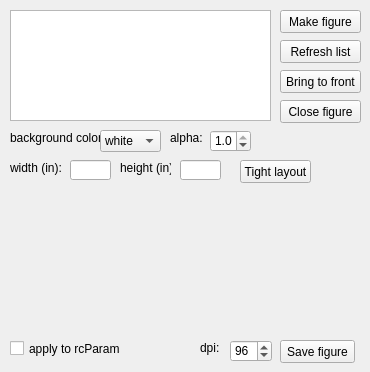
    <widget class="QWidget" name="figurestab">
     <attribute name="title">
      <string>Figures</string>
     </attribute>
     <widget class="QListWidget" name="listWidget_figures">
      <property name="geometry">
       <rect>
        <x>10</x>
        <y>10</y>
        <width>261</width>
        <height>111</height>
       </rect>
      </property>
      <property name="dragDropMode">
       <enum>QAbstractItemView::InternalMove</enum>
      </property>
     </widget>
     <widget class="QLabel" name="label_30">
      <property name="geometry">
       <rect>
        <x>10</x>
        <y>130</y>
        <width>91</width>
        <height>16</height>
       </rect>
      </property>
      <property name="text">
       <string>background color:</string>
      </property>
     </widget>
     <widget class="QPushButton" name="pushButton_makefigure">
      <property name="geometry">
       <rect>
        <x>280</x>
        <y>10</y>
        <width>81</width>
        <height>23</height>
       </rect>
      </property>
      <property name="text">
       <string>Make figure</string>
      </property>
     </widget>
     <widget class="QLineEdit" name="lineEdit_figheight">
      <property name="geometry">
       <rect>
        <x>180</x>
        <y>160</y>
        <width>41</width>
        <height>20</height>
       </rect>
      </property>
     </widget>
     <widget class="QComboBox" name="comboBox_figurefacecolor">
      <property name="geometry">
       <rect>
        <x>100</x>
        <y>130</y>
        <width>61</width>
        <height>22</height>
       </rect>
      </property>
      <property name="currentIndex">
       <number>0</number>
      </property>
      <item>
       <property name="text">
        <string>white</string>
       </property>
      </item>
      <item>
       <property name="text">
        <string>silver</string>
       </property>
      </item>
      <item>
       <property name="text">
        <string>grey</string>
       </property>
      </item>
      <item>
       <property name="text">
        <string>black</string>
       </property>
      </item>
      <item>
       <property name="text">
        <string>red</string>
       </property>
      </item>
      <item>
       <property name="text">
        <string>maroon</string>
       </property>
      </item>
      <item>
       <property name="text">
        <string>orange</string>
       </property>
      </item>
      <item>
       <property name="text">
        <string>yellow</string>
       </property>
      </item>
      <item>
       <property name="text">
        <string>olive</string>
       </property>
      </item>
      <item>
       <property name="text">
        <string>lime</string>
       </property>
      </item>
      <item>
       <property name="text">
        <string>green</string>
       </property>
      </item>
      <item>
       <property name="text">
        <string>aqua</string>
       </property>
      </item>
      <item>
       <property name="text">
        <string>teal</string>
       </property>
      </item>
      <item>
       <property name="text">
        <string>blue</string>
       </property>
      </item>
      <item>
       <property name="text">
        <string>navy</string>
       </property>
      </item>
      <item>
       <property name="text">
        <string>fuchsia</string>
       </property>
      </item>
      <item>
       <property name="text">
        <string>purple</string>
       </property>
      </item>
     </widget>
     <widget class="QLabel" name="label_38">
      <property name="geometry">
       <rect>
        <x>120</x>
        <y>160</y>
        <width>51</width>
        <height>16</height>
       </rect>
      </property>
      <property name="text">
       <string>height (in):</string>
      </property>
     </widget>
     <widget class="QLabel" name="label_39">
      <property name="geometry">
       <rect>
        <x>10</x>
        <y>160</y>
        <width>51</width>
        <height>16</height>
       </rect>
      </property>
      <property name="text">
       <string>width (in):</string>
      </property>
     </widget>
     <widget class="QLineEdit" name="lineEdit_figwidth">
      <property name="geometry">
       <rect>
        <x>70</x>
        <y>160</y>
        <width>41</width>
        <height>20</height>
       </rect>
      </property>
     </widget>
     <widget class="QPushButton" name="pushButton_closefigure">
      <property name="geometry">
       <rect>
        <x>280</x>
        <y>100</y>
        <width>81</width>
        <height>23</height>
       </rect>
      </property>
      <property name="text">
       <string>Close figure</string>
      </property>
     </widget>
     <widget class="QPushButton" name="pushButton_bringtofront">
      <property name="geometry">
       <rect>
        <x>280</x>
        <y>70</y>
        <width>81</width>
        <height>23</height>
       </rect>
      </property>
      <property name="text">
       <string>Bring to front</string>
      </property>
     </widget>
     <widget class="QPushButton" name="pushButton_refreshlist">
      <property name="geometry">
       <rect>
        <x>280</x>
        <y>40</y>
        <width>81</width>
        <height>23</height>
       </rect>
      </property>
      <property name="text">
       <string>Refresh list</string>
      </property>
     </widget>
     <widget class="QPushButton" name="pushButton_savefigure">
      <property name="geometry">
       <rect>
        <x>280</x>
        <y>340</y>
        <width>75</width>
        <height>23</height>
       </rect>
      </property>
      <property name="text">
       <string>Save figure</string>
      </property>
     </widget>
     <widget class="QCheckBox" name="checkBox_applytorcparams">
      <property name="geometry">
       <rect>
        <x>10</x>
        <y>340</y>
        <width>111</width>
        <height>17</height>
       </rect>
      </property>
      <property name="text">
       <string>apply to rcParams</string>
      </property>
     </widget>
     <widget class="QPushButton" name="pushButton_tightlayout">
      <property name="geometry">
       <rect>
        <x>240</x>
        <y>160</y>
        <width>71</width>
        <height>23</height>
       </rect>
      </property>
      <property name="text">
       <string>Tight layout</string>
      </property>
     </widget>
     <widget class="QLabel" name="label_49">
      <property name="geometry">
       <rect>
        <x>170</x>
        <y>130</y>
        <width>41</width>
        <height>16</height>
       </rect>
      </property>
      <property name="text">
       <string>alpha:</string>
      </property>
     </widget>
     <widget class="QDoubleSpinBox" name="doubleSpinBox_figurefacealpha">
      <property name="geometry">
       <rect>
        <x>210</x>
        <y>130</y>
        <width>41</width>
        <height>22</height>
       </rect>
      </property>
      <property name="decimals">
       <number>1</number>
      </property>
      <property name="maximum">
       <double>1.000000000000000</double>
      </property>
      <property name="singleStep">
       <double>0.100000000000000</double>
      </property>
      <property name="value">
       <double>1.000000000000000</double>
      </property>
     </widget>
     <widget class="QLabel" name="label_60">
      <property name="geometry">
       <rect>
        <x>200</x>
        <y>340</y>
        <width>21</width>
        <height>16</height>
       </rect>
      </property>
      <property name="text">
       <string>dpi:</string>
      </property>
     </widget>
     <widget class="QSpinBox" name="spinBox_dpi">
      <property name="geometry">
       <rect>
        <x>230</x>
        <y>340</y>
        <width>42</width>
        <height>22</height>
       </rect>
      </property>
      <property name="minimum">
       <number>16</number>
      </property>
      <property name="maximum">
       <number>1000</number>
      </property>
      <property name="singleStep">
       <number>16</number>
      </property>
      <property name="value">
       <number>96</number>
      </property>
     </widget>
    </widget>
